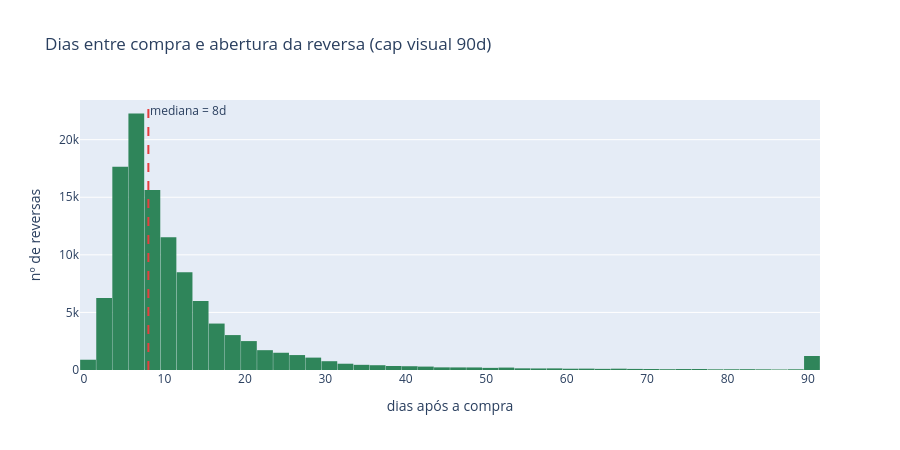

Write notebook code for a chart like this one.
### Markdown cell above
## 8. Distribuição e tipo (compra → reversa)

### Code cell
pcts = [0.10, 0.25, 0.50, 0.75, 0.90, 0.95]
print(dfc["dias_compra_ate_reversa"].describe(percentiles=pcts).round(2))
for d in [7, 15, 30, 60]:
    print(f"% das reversas abertas em até {d:>2}d após a compra: {(dfc['dias_compra_ate_reversa'] <= d).mean():.1%}")

# histograma interativo (cap visual em 90d para leitura)
cap = dfc["dias_compra_ate_reversa"].clip(upper=90)
med = dfc["dias_compra_ate_reversa"].median()

fig = px.histogram(cap, nbins=60, title="Dias entre compra e abertura da reversa (cap visual 90d)",
                    labels={"value": "dias após a compra"}, color_discrete_sequence=["#2f855a"])
fig.add_vline(x=med, line_dash="dash", line_color="#e53e3e",
              annotation_text=f"mediana = {med:.0f}d", annotation_position="top right")
fig.update_layout(xaxis_title="dias após a compra", yaxis_title="nº de reversas", showlegend=False,
                   bargap=0.02, height=450)
fig.show()

stats_tipo_compra = (dfc.groupby("tipo")["dias_compra_ate_reversa"]
    .agg(n="count", mediana="median", media="mean",
         p90=lambda s: s.quantile(0.90),
         pct_ate_15d=lambda s: (s <= 15).mean())
    .sort_values("n", ascending=False).round(2))
display(stats_tipo_compra)

### Figure 1 — Plotly figure (JSON) as saved in the notebook; plotly's stock layout.template omitted (floating-point values rounded to 4 significant figures; data arrays with more than 128 entries replaced by an {"elided": "..."} marker saying what was removed)
{"data": [{"bingroup": "x", "hovertemplate": "variable=dias_compra_ate_reversa<br>dias após a compra=%{x}<br>count=%{y}<extra></extra>", "legendgroup": "dias_compra_ate_reversa", "marker": {"color": "#2f855a", "pattern": {"shape": ""}}, "name": "dias_compra_ate_reversa", "nbinsx": 60, "orientation": "v", "showlegend": true, "type": "histogram", "x": {"elided": "110934 int values"}, "xaxis": "x", "yaxis": "y"}], "layout": {"annotations": [{"showarrow": false, "text": "mediana = 8d", "x": 8, "xanchor": "left", "xref": "x", "y": 1, "yanchor": "top", "yref": "y domain"}], "bargap": 0.02, "barmode": "relative", "height": 450, "legend": {"title": {"text": "variable"}, "tracegroupgap": 0}, "shapes": [{"line": {"color": "#e53e3e", "dash": "dash"}, "type": "line", "x0": 8, "x1": 8, "xref": "x", "y0": 0, "y1": 1, "yref": "y domain"}], "showlegend": false, "title": {"text": "Dias entre compra e abertura da reversa (cap visual 90d)"}, "xaxis": {"anchor": "y", "domain": [0, 1], "title": {"text": "dias após a compra"}}, "yaxis": {"anchor": "x", "domain": [0, 1], "title": {"text": "nº de reversas"}}}}
